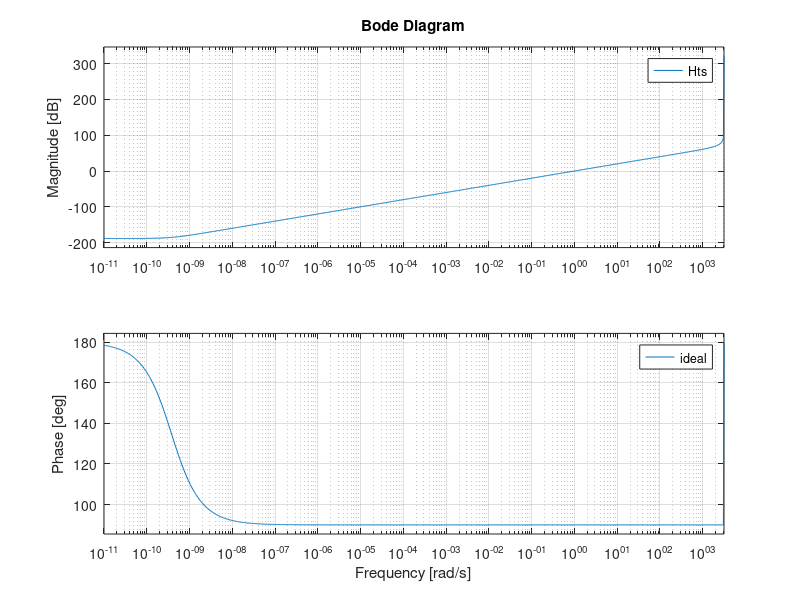
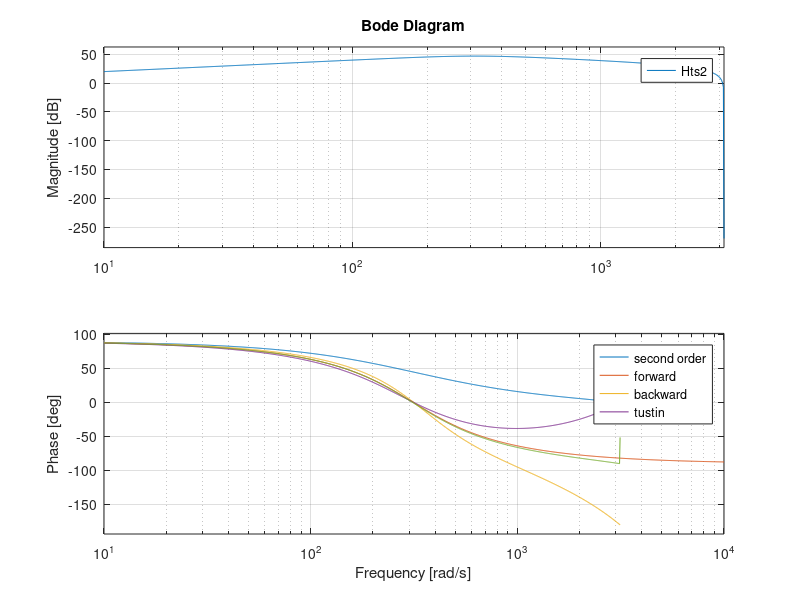
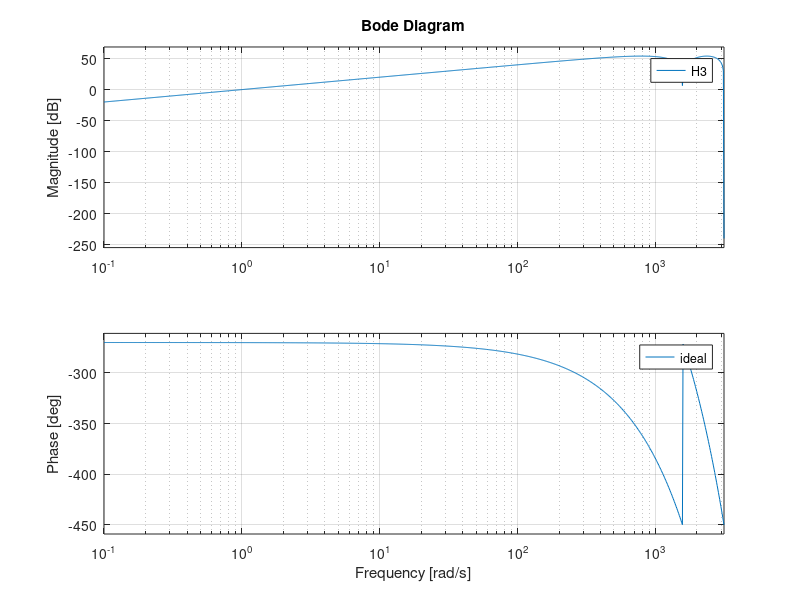
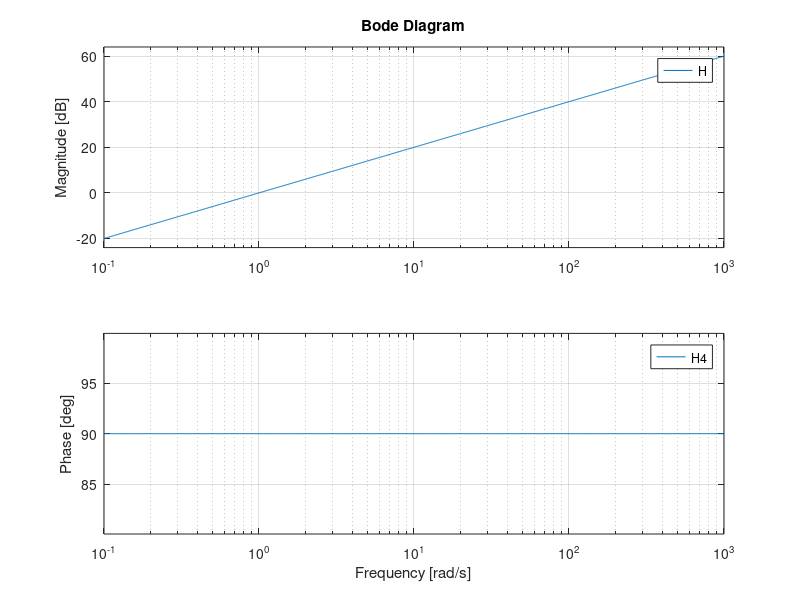

The MATLAB source for these figures, in order:
%% Initialisation
clear
close all
clc

%% Parameters
T = 1 / (2 * pi * 50);
wc = 2 * pi * 50;
d = 1 / sqrt(2);
Ts = 0.001;

s = tf('s');
z = tf('z', Ts);

%% Transfer functions
H = s;
H1 = s / (T * s + 1);
H2 = wc^2 * s / (s^2 + 2 * d * wc * s + wc^2);

%% Discretisation of ideal
Hfe = (z - 1) / Ts;
Hbe = (1 - z^-1) / Ts;
Hts = minreal(c2d(H, Ts, "tustin"));

figure(1)
grid on
hold on
bode(H)
bode(Hfe)
bode(Hbe)
bode(Hts)
legend("ideal", "forward", "backward", "tustin")

% Hts approximates best the phase
% Both Hbe and Hfe are physically implementable and approximate best the
% phase

%% Discretisation of H1
s1 = (z - 1) / Ts;
Hfe1 = minreal(s1 / (T * s1 + 1));
s1 = (1 - z^-1) / Ts;
Hbe1 = minreal(s1 / (T * s1 + 1));
Hts1 = minreal(c2d(H1, Ts, "tustin"));

figure(2)
grid on
hold on
bode(H1)
bode(Hfe1)
bode(Hbe1)
bode(Hts1)
legend("first order", "forward", "backward", "tustin")

% Hts1 approximates best the phase and the magnitude
% All of the discretised filters are physicallyt implementable

%% Discretisation of H2
s2 = (z - 1) / Ts;
Hfe2 = minreal(wc^2 * s2 / (s2^2 + 2 * d * wc * s2 + wc^2));
s2 = (1 - z^-1) / Ts;
Hbe2 = minreal(wc^2 * s2 / (s2^2 + 2 * d * wc * s2 + wc^2));
Hts2 = minreal(c2d(H2, Ts, "tustin"));

figure(2)
grid on
hold on
bode(H2)
bode(Hfe2)
bode(Hbe2)
bode(Hts2)
legend("second order", "forward", "backward", "tustin")

% Hts2 approximates best the phase
% Hbe2 approximates best the magnitude
% All of the discretised filters are physicallyt implementable

%% Generalised H3
N = 4;
H3 = (1 - z^-N) / (N * Ts);

figure(4)
grid on
hold on
bode(H)
bode(Hbe)
bode(H3)
legend("ideal", "ideal discrete", "general")

% H3 has a zero at high frequency, it attenuates more than Hbe

%% Approximating H
H4 = (1 + 3 * z^-1 - 3 * z^-2 - z^-3) / (6 * Ts);

figure(5)
hold on
bode(H4)
bode(H)
legend("H4", "ideal")

% Magnitude is similar for low frequencies, whereas the phase is different
% H4 is physically implementable

%% Simulating an input
k = 0:1:2000;
t = k * Ts;
r = 25 * t;
n = 0.002 * (rand(1, length(k)) - 0.5);
u = r + n;

[num, den] = tfdata(Hbe,  'v');
u1  = filter(num, den, u);
[num, den] = tfdata(Hfe,  'v');
u2  = filter(num, den(2), u);
[num, den] = tfdata(Hts,  'v');
u3  = filter(num, den, u);
[num, den] = tfdata(Hbe1, 'v');
u4  = filter(num, den, u);
[num, den] = tfdata(Hfe1, 'v');
u5  = filter(num, den, u);
[num, den] = tfdata(Hts1, 'v');
u6  = filter(num, den, u);
[num, den] = tfdata(Hbe2, 'v');
u7  = filter(num, den, u);
[num, den] = tfdata(Hfe2, 'v');
u8  = filter(num, den, u);
[num, den] = tfdata(Hts2, 'v');
u9  = filter(num, den, u);
[num, den] = tfdata(H3,   'v');
u10 = filter(num, den, u);
[num, den] = tfdata(H4,   'v');
u11 = filter(num, den, u);

figure(6)
grid on
hold on
plot(t, u)

figure(7)
grid on
hold on
plot(t, u1)
plot(t, u2)
plot(t, u3)
plot(t, u4)
plot(t, u5)
plot(t, u6)
plot(t, u7)
plot(t, u8)
plot(t, u9)
plot(t, u10)
plot(t, u11)
legend("Hbe", "Hfe", "Hts", "Hbe1", "Hfe1", "Hts1", "Hbe2", "Hfe2", "Hts2", ...
    "H3", "H4")

%% Computing variance
vars = [var(u1(100:end))
        var(u2(100:end))
        var(u3(100:end))
        var(u4(100:end))
        var(u5(100:end))
        var(u6(100:end))
        var(u7(100:end))
        var(u8(100:end))
        var(u9(100:end))
        var(u10(100:end))
        var(u11(100:end))];

minimum = find(vars == min(vars));

% The minimum variance is for u7, so Hbe2

